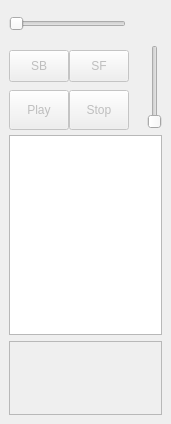
<?xml version="1.0" encoding="UTF-8"?>
<ui version="4.0">
 <class>_rendererWidget</class>
 <widget class="QDockWidget" name="_rendererWidget">
  <property name="geometry">
   <rect>
    <x>0</x>
    <y>0</y>
    <width>171</width>
    <height>424</height>
   </rect>
  </property>
  <property name="sizePolicy">
   <sizepolicy hsizetype="Fixed" vsizetype="Preferred">
    <horstretch>0</horstretch>
    <verstretch>0</verstretch>
   </sizepolicy>
  </property>
  <property name="minimumSize">
   <size>
    <width>171</width>
    <height>301</height>
   </size>
  </property>
  <property name="maximumSize">
   <size>
    <width>171</width>
    <height>524287</height>
   </size>
  </property>
  <property name="features">
   <set>QDockWidget::DockWidgetFloatable|QDockWidget::DockWidgetMovable</set>
  </property>
  <property name="allowedAreas">
   <set>Qt::LeftDockWidgetArea|Qt::RightDockWidgetArea</set>
  </property>
  <property name="windowTitle">
   <string>Player</string>
  </property>
  <widget class="QWidget" name="dockWidgetContents">
   <property name="sizePolicy">
    <sizepolicy hsizetype="Fixed" vsizetype="Preferred">
     <horstretch>0</horstretch>
     <verstretch>0</verstretch>
    </sizepolicy>
   </property>
   <layout class="QVBoxLayout" name="verticalLayout_3">
    <item>
     <layout class="QHBoxLayout" name="horizontalLayout">
      <item>
       <widget class="QSlider" name="_seekSlider">
        <property name="enabled">
         <bool>true</bool>
        </property>
        <property name="sizePolicy">
         <sizepolicy hsizetype="Preferred" vsizetype="Fixed">
          <horstretch>1</horstretch>
          <verstretch>0</verstretch>
         </sizepolicy>
        </property>
        <property name="focusPolicy">
         <enum>Qt::NoFocus</enum>
        </property>
        <property name="singleStep">
         <number>10</number>
        </property>
        <property name="pageStep">
         <number>25</number>
        </property>
        <property name="tracking">
         <bool>false</bool>
        </property>
        <property name="orientation">
         <enum>Qt::Horizontal</enum>
        </property>
        <property name="tickPosition">
         <enum>QSlider::NoTicks</enum>
        </property>
       </widget>
      </item>
      <item>
       <widget class="QWidget" name="_networkActivity" native="true">
        <property name="sizePolicy">
         <sizepolicy hsizetype="Fixed" vsizetype="Fixed">
          <horstretch>0</horstretch>
          <verstretch>0</verstretch>
         </sizepolicy>
        </property>
        <property name="minimumSize">
         <size>
          <width>30</width>
          <height>30</height>
         </size>
        </property>
        <property name="maximumSize">
         <size>
          <width>30</width>
          <height>30</height>
         </size>
        </property>
        <property name="autoFillBackground">
         <bool>false</bool>
        </property>
        <layout class="QHBoxLayout" name="_activityLayout"/>
       </widget>
      </item>
     </layout>
    </item>
    <item>
     <layout class="QHBoxLayout" name="horizontalLayout_4">
      <item>
       <layout class="QVBoxLayout" name="verticalLayout">
        <property name="spacing">
         <number>0</number>
        </property>
        <item>
         <layout class="QHBoxLayout" name="horizontalLayout_2">
          <property name="spacing">
           <number>0</number>
          </property>
          <item>
           <widget class="QPushButton" name="_skipBackwardButton">
            <property name="enabled">
             <bool>false</bool>
            </property>
            <property name="sizePolicy">
             <sizepolicy hsizetype="Expanding" vsizetype="Fixed">
              <horstretch>1</horstretch>
              <verstretch>0</verstretch>
             </sizepolicy>
            </property>
            <property name="minimumSize">
             <size>
              <width>60</width>
              <height>32</height>
             </size>
            </property>
            <property name="maximumSize">
             <size>
              <width>30</width>
              <height>30</height>
             </size>
            </property>
            <property name="focusPolicy">
             <enum>Qt::NoFocus</enum>
            </property>
            <property name="text">
             <string>SB</string>
            </property>
            <property name="checkable">
             <bool>false</bool>
            </property>
           </widget>
          </item>
          <item>
           <widget class="QPushButton" name="_skipForwardButton">
            <property name="enabled">
             <bool>false</bool>
            </property>
            <property name="sizePolicy">
             <sizepolicy hsizetype="Fixed" vsizetype="Fixed">
              <horstretch>0</horstretch>
              <verstretch>0</verstretch>
             </sizepolicy>
            </property>
            <property name="minimumSize">
             <size>
              <width>60</width>
              <height>32</height>
             </size>
            </property>
            <property name="maximumSize">
             <size>
              <width>30</width>
              <height>30</height>
             </size>
            </property>
            <property name="focusPolicy">
             <enum>Qt::NoFocus</enum>
            </property>
            <property name="text">
             <string>SF</string>
            </property>
            <property name="checkable">
             <bool>false</bool>
            </property>
           </widget>
          </item>
         </layout>
        </item>
        <item>
         <layout class="QHBoxLayout" name="horizontalLayout_3">
          <property name="spacing">
           <number>0</number>
          </property>
          <item>
           <widget class="QPushButton" name="_playButton">
            <property name="enabled">
             <bool>false</bool>
            </property>
            <property name="sizePolicy">
             <sizepolicy hsizetype="Fixed" vsizetype="Fixed">
              <horstretch>0</horstretch>
              <verstretch>0</verstretch>
             </sizepolicy>
            </property>
            <property name="minimumSize">
             <size>
              <width>60</width>
              <height>40</height>
             </size>
            </property>
            <property name="maximumSize">
             <size>
              <width>60</width>
              <height>30</height>
             </size>
            </property>
            <property name="focusPolicy">
             <enum>Qt::NoFocus</enum>
            </property>
            <property name="text">
             <string>Play</string>
            </property>
            <property name="checkable">
             <bool>false</bool>
            </property>
           </widget>
          </item>
          <item>
           <widget class="QPushButton" name="_stopButton">
            <property name="enabled">
             <bool>false</bool>
            </property>
            <property name="sizePolicy">
             <sizepolicy hsizetype="Fixed" vsizetype="Fixed">
              <horstretch>0</horstretch>
              <verstretch>0</verstretch>
             </sizepolicy>
            </property>
            <property name="minimumSize">
             <size>
              <width>60</width>
              <height>40</height>
             </size>
            </property>
            <property name="maximumSize">
             <size>
              <width>60</width>
              <height>30</height>
             </size>
            </property>
            <property name="focusPolicy">
             <enum>Qt::NoFocus</enum>
            </property>
            <property name="text">
             <string>Stop</string>
            </property>
            <property name="checkable">
             <bool>false</bool>
            </property>
            <property name="checked">
             <bool>false</bool>
            </property>
           </widget>
          </item>
         </layout>
        </item>
       </layout>
      </item>
      <item>
       <spacer name="horizontalSpacer">
        <property name="orientation">
         <enum>Qt::Horizontal</enum>
        </property>
        <property name="sizeHint" stdset="0">
         <size>
          <width>13</width>
          <height>20</height>
         </size>
        </property>
       </spacer>
      </item>
      <item>
       <widget class="QSlider" name="_volumeSlider">
        <property name="sizePolicy">
         <sizepolicy hsizetype="Fixed" vsizetype="Preferred">
          <horstretch>0</horstretch>
          <verstretch>0</verstretch>
         </sizepolicy>
        </property>
        <property name="focusPolicy">
         <enum>Qt::NoFocus</enum>
        </property>
        <property name="singleStep">
         <number>5</number>
        </property>
        <property name="tracking">
         <bool>true</bool>
        </property>
        <property name="orientation">
         <enum>Qt::Vertical</enum>
        </property>
        <property name="tickPosition">
         <enum>QSlider::NoTicks</enum>
        </property>
        <property name="tickInterval">
         <number>0</number>
        </property>
       </widget>
      </item>
     </layout>
    </item>
    <item>
     <widget class="QListView" name="_rendererListView">
      <property name="enabled">
       <bool>true</bool>
      </property>
      <property name="sizePolicy">
       <sizepolicy hsizetype="Preferred" vsizetype="Expanding">
        <horstretch>0</horstretch>
        <verstretch>1</verstretch>
       </sizepolicy>
      </property>
      <property name="minimumSize">
       <size>
        <width>0</width>
        <height>0</height>
       </size>
      </property>
      <property name="maximumSize">
       <size>
        <width>16777215</width>
        <height>16777215</height>
       </size>
      </property>
      <property name="resizeMode">
       <enum>QListView::Fixed</enum>
      </property>
     </widget>
    </item>
    <item>
     <widget class="QFrame" name="_nowPlaying">
      <property name="frameShape">
       <enum>QFrame::StyledPanel</enum>
      </property>
      <property name="frameShadow">
       <enum>QFrame::Raised</enum>
      </property>
      <layout class="QVBoxLayout" name="verticalLayout_2">
       <item>
        <widget class="QLabel" name="_title">
         <property name="text">
          <string/>
         </property>
        </widget>
       </item>
       <item>
        <widget class="QLabel" name="_artist">
         <property name="text">
          <string/>
         </property>
        </widget>
       </item>
       <item>
        <widget class="QLabel" name="_album">
         <property name="text">
          <string/>
         </property>
        </widget>
       </item>
      </layout>
     </widget>
    </item>
   </layout>
  </widget>
 </widget>
 <resources/>
 <connections/>
</ui>
